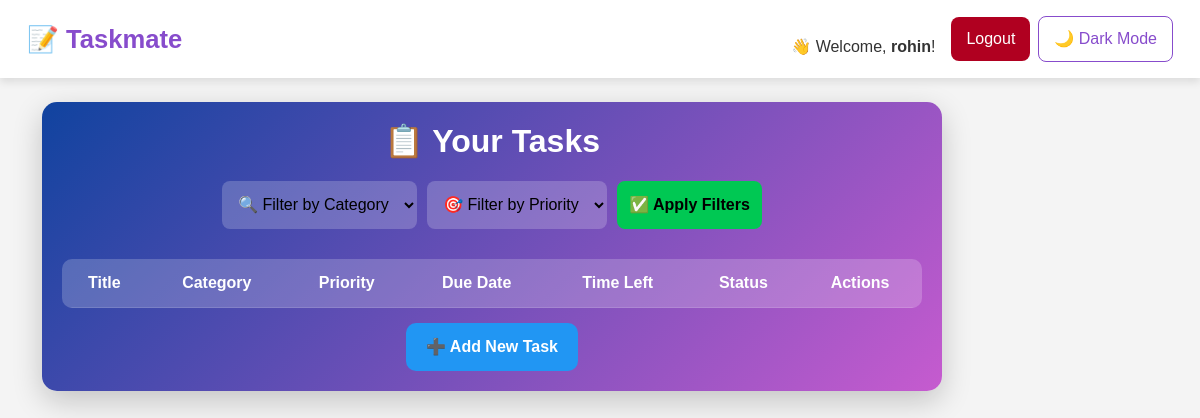
The page /tasks/ (signed in) on the database as committed earlier.
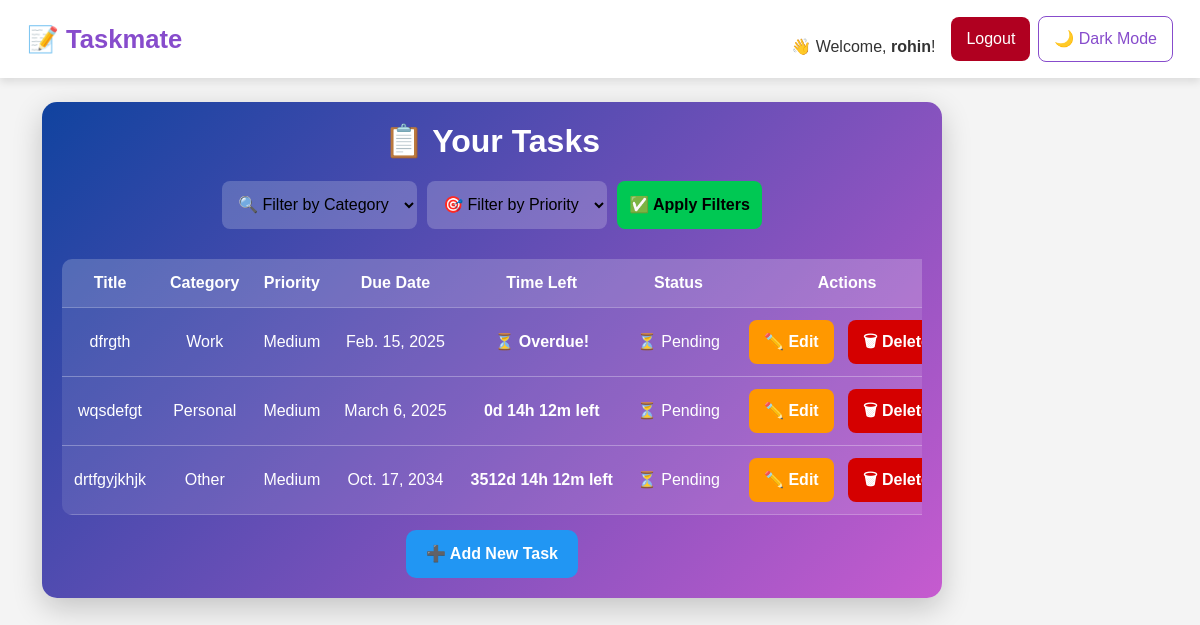
The same page on the database as committed later.
### todo/models.py (models this page shows, shortened)
class Task(models.Model):
    CATEGORY_CHOICES = [
        ('Work', 'Work'),
        ('Personal', 'Personal'),
        ('Study', 'Study'),
        ('Other', 'Other'),
    ]
    PRIORITY_CHOICES = [
        ('Low', 'Low'),
        ('Medium', 'Medium'),
        ('High', 'High'),
    ]
    user = models.ForeignKey(User, on_delete=models.CASCADE)
    title = models.CharField(max_length=255)
    description = models.TextField(blank=True, null=True)
    category = models.CharField(max_length=20, choices=CATEGORY_CHOICES, default='Other')
    priority = models.CharField(max_length=10, choices=PRIORITY_CHOICES, default='Medium')
    due_date = models.DateField(null=True, blank=True)
    completed = models.BooleanField(default=False)
    created_at = models.DateTimeField(auto_now_add=True)

### todo/views.py (the view)
# urls.py: path('tasks/', views.task_list, name='task_list'),  # List all tasks ✅
@login_required
def task_list(request):
    tasks = Task.objects.filter(user=request.user).order_by('due_date', 'priority')
    category_filter = request.GET.get('category')
    priority_filter = request.GET.get('priority')
    if category_filter:
        tasks = tasks.filter(category=category_filter)
    if priority_filter:
        tasks = tasks.filter(priority=priority_filter)
    now = datetime.now()
    for task in tasks:
        if task.due_date:
            due_datetime = datetime.combine(task.due_date, datetime.min.time())
            time_remaining = due_datetime - now
            if time_remaining.total_seconds() < 0:
                task.time_left = "⏳ Overdue!"
            else:
                days = time_remaining.days
                hours, remainder = divmod(time_remaining.seconds, 3600)
                minutes, _ = divmod(remainder, 60)
                task.time_left = f"{days}d {hours}h {minutes}m left"
        else:
            task.time_left = "No Deadline"
    return render(request, 'task_list.html', {'tasks': tasks})

### templates/task_list.html (shortened to what this page needs)
{% extends 'base.html' %}
{% block content %}
        <div class="task-container">
            <h2>📋 Your Tasks</h2>
            <form method="GET" action="">
                <select name="category" id="category">
                    <option value="">🔍 Filter by Category</option>
                </select>
                <select name="priority" id="priority">
                    <option value="">🎯 Filter by Priority</option>
                </select>
                <button type="submit">✅ Apply Filters</button>
            </form>
            <div class="table-container">
                <table>
                    <tr>
                        <th>Title</th>
                        <th>Category</th>
                        <th>Priority</th>
                        <th>Due Date</th>
                        <th>Time Left</th>
                        <th>Status</th>
                        <th>Actions</th>
                    </tr>
                    {% for task in tasks %}
                    <tr>
                        <td>{{ task.title }}</td>
                        <td>{{ task.category }}</td>
                        <td>{{ task.priority }}</td>
                        <td>{{ task.due_date|default:"No Due Date" }}</td>
                        <td><strong>{{ task.time_left }}</strong></td>
                        <td>{% if task.completed %} ✅ Completed {% else %} ⏳ Pending {% endif %}</td>
                        <td class="action-links">
                            <a href="{% url 'task_update' task.id %}" class="edit-btn">✏️ Edit</a>
                            <a href="{% url 'task_delete' task.id %}" class="delete-btn">🗑 Delete</a>
                        </td>
                    </tr>
                    {% endfor %}
                </table>
            </div>
            <a href="{% url 'task_create' %}" class="btn-primary">➕ Add New Task</a>
        </div>
{% endblock %}

### templates/base.html (shortened to what this page needs)
<!DOCTYPE html>
<html lang="en">
<head>
    <link rel="stylesheet" href="https://cdn.jsdelivr.net/npm/bootstrap@5.3.0/dist/css/bootstrap.min.css">
</head>
<body>
    <nav class="navbar navbar-expand-lg">
        <div class="container-fluid">
            <a class="navbar-brand" href="{% url 'home' %}">📝 Taskmate</a>
            <div class="collapse navbar-collapse" id="navbarNav">
                <div class="d-flex align-items-center ms-auto">
                    {% if user.is_authenticated %}
                        <span class="me-3 mt-3">👋 Welcome, <strong>{{ user.username }}</strong>!</span>
                        <a href="{% url 'logout' %}" class="btn btn-danger me-2">Logout</a>
                    {% else %}
                        <a href="{% url 'login' %}" class="btn btn-primary me-2 mt-2">Login</a>
                        <a href="{% url 'register' %}" class="btn btn-success me-2">Register</a>
                    {% endif %}
                    <button class="btn btn-outline-secondary" onclick="toggleDarkMode()">🌙 Dark Mode</button>
                </div>
            </div>
        </div>
    </nav>
    <div class="container mt-4">
        {% block content %}{% endblock %}
    </div>
</body>
</html>

### templates/base.html (style rules this page uses)
body { font-family: 'Poppins', sans-serif; background-color: #f4f4f4; color: #333; transition: background 0.3s ease-in-out, color 0.3s ease-in-out; }
a { text-decoration: none; }
.navbar { padding: 15px; background-color: #fff; box-shadow: 0px 4px 8px rgba(0, 0, 0, 0.1); }
.navbar-brand { font-weight: bold; font-size: 1.6rem; color: #874CCC; transition: color 0.3s ease; }
.btn { padding: 10px 15px; font-size: 1rem; border-radius: 8px; transition: all 0.3s ease-in-out; }
.btn-primary { background-color: #874CCC; border: none; }
.btn-danger { background-color: #b00020; border: none; }
.btn-outline-secondary { border-color: #874CCC; color: #874CCC; }

### templates/task_list.html (style rules this page uses)
.task-container { width: 90%; max-width: 900px; background: linear-gradient(135deg, #10439F, #C65BCF); backdrop-filter: blur(15px); border-radius: 15px; box-shadow: 0 10px 30px rgba(0, 0, 0, 0.2); padding: 20px; text-align: center; color: white; animation: fadeIn 0.8s ease-in-out; }
h2 { font-size: 2rem; font-weight: bold; margin-bottom: 20px; }
form { display: flex; flex-wrap: wrap; gap: 10px; justify-content: center; margin-bottom: 20px; }
select, button { padding: 12px; border-radius: 8px; border: none; font-size: 1rem; background: rgba(255, 255, 255, 0.2); color: black; transition: all 0.3s ease-in-out; outline: none; }
button { background: #00c853; font-weight: bold; cursor: pointer; }
.table-container { width: 100%; overflow-x: auto; }
table { width: 100%; border-collapse: collapse; margin-top: 10px; border-radius: 10px; overflow: hidden; min-width: 600px; }
th, td { padding: 12px; text-align: center; border-bottom: 1px solid rgba(255, 255, 255, 0.3); white-space: nowrap; }
th { background: rgba(255, 255, 255, 0.2); font-weight: bold; }
td { background: rgba(255, 255, 255, 0.1); }
.action-links a { padding: 10px 15px; border-radius: 8px; text-decoration: none; font-weight: bold; margin: 0 5px; display: inline-block; transition: all 0.3s ease-in-out; }
.edit-btn { background: #ff9800; color: white; }
.delete-btn { background: #d50000; color: white; }
.btn-primary { display: inline-block; background: #2196F3; padding: 12px 20px; border-radius: 10px; font-weight: bold; margin-top: 15px; text-decoration: none; color: white; transition: all 0.3s ease-in-out; }

Rows that differ between the two databases and show on the page:
added Task: title "dfrgth", category "Work", priority "Medium", due_date "Feb. 15, 2025", time_left "⏳ Overdue!", completed "⏳ Pending"
added Task: title "wqsdefgt", category "Personal", priority "Medium", due_date "March 6, 2025", time_left "0d 14h 12m left", completed "⏳ Pending"
added Task: title "drtfgyjkhjk", category "Other", priority "Medium", due_date "Oct. 17, 2034", time_left "3512d 14h 12m left", completed "⏳ Pending"
